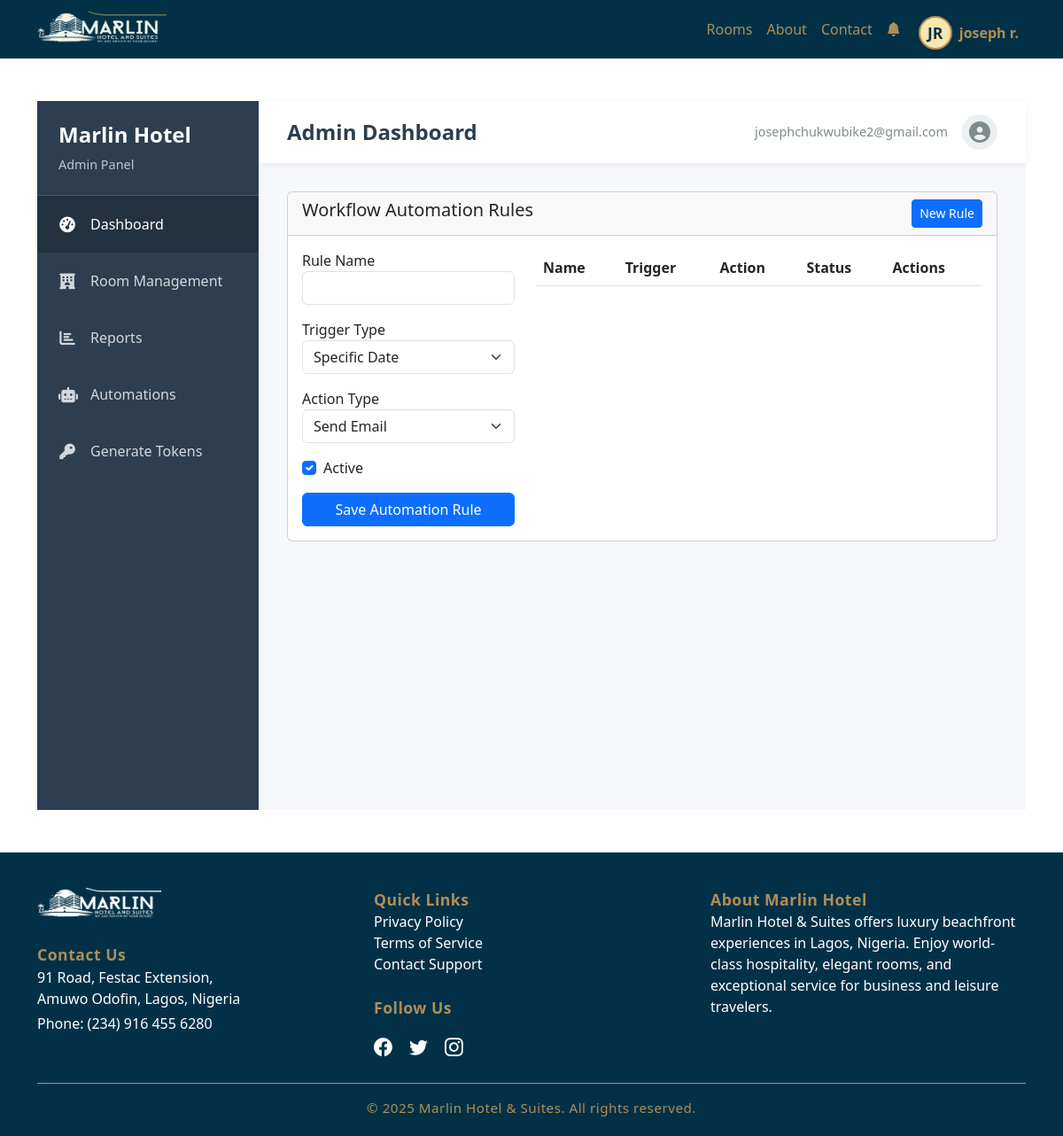
The app's page /automations (signed in) with its own data.
### models.py (models this page shows, shortened)
class User(db.Model, UserMixin):
    id = db.Column(db.Integer, primary_key=True)
    first_name = db.Column(db.String(64), nullable=False, unique=True)
    last_name = db.Column(db.String(64), nullable=False, unique=True)
    phone_number = db.Column(db.String(20), nullable=False)
    email = db.Column(db.String(120), nullable=False, unique=True)
    password = db.Column(db.String(256), nullable=False)
    last_login = db.Column(db.DateTime, default=datetime.now(timezone.utc))
    otp = db.Column(db.String(6), nullable=True)
    otp_expiry = db.Column(db.DateTime, nullable=True)
    created_at = db.Column(db.DateTime, default=datetime.utcnow)
    updated_at = db.Column(db.DateTime, default=datetime.utcnow, onupdate=datetime.utcnow)
    email_verified = db.Column(db.Boolean, default=False)
    status = db.Column(db.String(20), default='pending')
    approved_by = db.Column(db.Integer, db.ForeignKey('user.id'))
    is_main_admin = db.Column(db.Boolean, default=False)
    approved_by_user = db.relationship(
        'User',
        remote_side=[id],
        foreign_keys=[approved_by],
        uselist=False
    )
    roles = db.relationship('Role', secondary=user_roles, backref=db.backref('users', lazy='dynamic'))
    notifications = db.relationship('Notification', back_populates='user', lazy='dynamic')
    bookings = db.relationship('Booking', backref='user', lazy=True)
    reports = db.relationship('Report', backref='user', lazy='dynamic')
    feedbacks = db.relationship('Feedback', backref='user', lazy=True)
    reported_issues = db.relationship(
        'MaintenanceRequest',
        back_populates='reported_by',
        overlaps="reporter,reported_issues",
        foreign_keys='MaintenanceRequest.reported_by_id'
    )
    def has_role(self, role_name):
        return any(role.name == role_name for role in self.roles)
    def unread_notifications(self):
        return Notification.query.filter_by(
            user_id=self.id,
            is_read=False
        ).count()

### app.py (the view, shortened to what this page needs)
@app.route('/automations', methods=['GET', 'POST'])
@role_required(['super_admin'])
def automations():
    form = AutomationForm()
    rules = Automation.query.order_by(Automation.created_at.desc()).all()
    return render_template('automations/list.html', form=form, rules=rules)

### templates/automations/list.html (shortened to what this page needs)
{% extends "admin_base.html" %}
{% block admin_content %}
<div class="card">
    <div class="card-header d-flex justify-content-between">
        <h5>Workflow Automation Rules</h5>
        <a href="{{ url_for('automations') }}" class="btn btn-sm btn-primary">
            New Rule
        </a>
    </div>
    <div class="card-body">
        <div class="row">
            <div class="col-md-4">
                <form method="POST">
                    <div class="mb-3">
                        {{ form.name.label }}
                        {{ form.name(class="form-control") }}
                    </div>
                    <div class="mb-3">
                        {{ form.trigger_type.label }}
                        {{ form.trigger_type(class="form-select") }}
                    </div>
                    <div class="mb-3">
                        {{ form.action_type.label }}
                        {{ form.action_type(class="form-select") }}
                    </div>
                    <div class="mb-3 form-check">
                        {{ form.is_active(class="form-check-input") }}
                        {{ form.is_active.label(class="form-check-label") }}
                    </div>
                    <button type="submit" class="btn btn-primary w-100">
                        Save Automation Rule
                    </button>
                </form>
            </div>
            <div class="col-md-8">
                <table class="table">
                    <thead>
                        <tr>
                            <th>Name</th>
                            <th>Trigger</th>
                            <th>Action</th>
                            <th>Status</th>
                            <th>Actions</th>
                        </tr>
                    </thead>
                </table>
            </div>
        </div>
    </div>
</div>
{% endblock %}

### templates/admin_base.html (shortened to what this page needs)
{% extends "base.html" %}
{% block content %}
<div class="admin-container">
    <div class="admin-sidebar">
        <div class="sidebar-header">
            <h3>Marlin Hotel</h3>
            <p>Admin Panel</p>
        </div>
        <ul class="sidebar-menu">
            <li class="menu-item active">
                <a href="{{ url_for('admin_dashboard') }}">
                    <i class="fas fa-tachometer-alt"></i>
                    <span>Dashboard</span>
                </a>
            </li>
            <li class="menu-item">
                <a href="{{ url_for('admin_rooms') }}">
                    <i class="fas fa-hotel"></i>
                    <span>Room Management</span>
                </a>
            </li>
            <li class="menu-item">
                <a href="{{ url_for('reports') }}">
                    <i class="fas fa-chart-bar"></i>
                    <span>Reports</span>
                </a>
            </li>
            <li class="menu-item">
                <a href="{{ url_for('automations') }}">
                    <i class="fas fa-robot"></i>
                    <span>Automations</span>
                </a>
            </li>
            <li class="menu-item">
                <a href="{{ url_for('generate_reg_token') }}">
                    <i class="fas fa-key"></i>
                    <span>Generate Tokens</span>
                </a>
            </li>
        </ul>
    </div>
    <div class="admin-main">
        <div class="admin-header">
            <h1>{% block admin_title %}Admin Dashboard{% endblock %}</h1>
            <div class="user-info">
                <span>{{ current_user.email }}</span>
                <div class="user-avatar">
                    <i class="fas fa-user-circle"></i>
                </div>
            </div>
        </div>
        <div class="admin-content">
            {% block admin_content %}{% endblock %}
        </div>
    </div>
</div>
{% endblock %}

### templates/base.html (shortened to what this page needs)
<!DOCTYPE html>
<html lang="en">
<head>
    <link rel="stylesheet" href="https://cdnjs.cloudflare.com/ajax/libs/font-awesome/6.4.0/css/all.min.css">
    <link rel="stylesheet" href="https://cdn.jsdelivr.net/npm/bootstrap@5.3.0/dist/css/bootstrap.min.css">
    <link rel="stylesheet" href="https://cdn.jsdelivr.net/npm/bootstrap-icons@1.11.1/font/bootstrap-icons.css">
    <link rel="stylesheet" href="https://cdnjs.cloudflare.com/ajax/libs/font-awesome/5.15.3/css/all.min.css">
    <link rel="stylesheet" href="https://cdnjs.cloudflare.com/ajax/libs/font-awesome/6.4.0/css/all.min.css">
    <link href="https://cdn.jsdelivr.net/npm/bootstrap@5.3.0/dist/css/bootstrap.min.css" rel="stylesheet">
    <link rel="stylesheet" href="https://cdnjs.cloudflare.com/ajax/libs/font-awesome/6.4.0/css/all.min.css">
</head>
<body>
    <nav class="navbar navbar-expand-lg navbar-dark royal-blue-bg">
        <div class="container">
            <a class="navbar-brand" href="{{ url_for('home') }}">
                <img src="{{ url_for('static', filename='uploads/ftt.png') }}" alt="Marlin Hotel & Suites Logo" class="navbar-logo">
            </a>
            <div class="collapse navbar-collapse" id="navbarNav">
                <ul class="navbar-nav ms-auto align-items-center">
                    <li class="nav-item"><a class="nav-link metallic-gold" href="{{ url_for('rooms') }}">Rooms</a></li>
                    <li class="nav-item"><a class="nav-link metallic-gold" href="{{ url_for('about') }}">About</a></li>
                    <li class="nav-item"><a class="nav-link metallic-gold" href="{{ url_for('contact') }}">Contact</a></li>
                    {% if current_user.is_authenticated %}
                        <li class="nav-item position-relative">
                            <a class="nav-link metallic-gold" href="{{ url_for('all_notifications') }}">
                                <i class="bi bi-bell-fill me-1"></i>
                            </a>
                        </li>
                        <li class="nav-item dropdown">
                            <a class="nav-link user-dropdown-trigger dropdown-toggle d-flex align-items-center metallic-gold"
                               href="#" id="userDropdown" role="button" data-bs-toggle="dropdown" aria-expanded="false">
                                <span class="user-initials-circle me-2">
                                    {% set initials = (current_user.first_name[0] if current_user.first_name else '') ~ (current_user.last_name[0] if current_user.last_name else '') %}
                                    {{ initials.upper() }}
                                </span>
                                <span class="fw-bold">
                                    {{ current_user.first_name }}{% if current_user.last_name %} {{ current_user.last_name[0] }}.{% endif %}
                                </span>
                            </a>
                        </li>
                    {% else %}
                        <li class="nav-item"><a class="nav-link metallic-gold" href="{{ url_for('login') }}">Login</a></li>
                        <li class="nav-item"><a class="nav-link metallic-gold" href="{{ url_for('register') }}">Register</a></li>
                    {% endif %}
                </ul>
            </div>
        </div>
    </nav>
    <main class="container my-5">
        {% block content %}{% endblock %}
    </main>
    <footer class="royal-blue-bg">
        <div class="container">
            <div class="row align-items-start">
                <div class="col-md-4 mb-4 mb-md-0">
                    <img src="{{ url_for('static', filename='uploads/ftt.png') }}" alt="Marlin Hotel" class="footer-logo">
                    <div class="mt-2">
                        <span class="footer-title">Contact Us</span>
                        <p class="mb-1">91 Road, Festac Extension,<br>Amuwo Odofin, Lagos, Nigeria</p>
                        <p class="mb-0">Phone: <a href="tel:+2349164556280" class="footer-link">(234) 916 455 6280</a></p>
                    </div>
                </div>
                <div class="col-md-4 mb-4 mb-md-0">
                    <span class="footer-title">Quick Links</span>
                    <ul class="list-unstyled mb-2">
                        <li><a href="{{ url_for('privacy') }}" class="footer-link">Privacy Policy</a></li>
                        <li><a href="{{ url_for('terms') }}" class="footer-link">Terms of Service</a></li>
                        <li><a href="{{ url_for('contact') }}" class="footer-link">Contact Support</a></li>
                    </ul>
                    <span class="footer-title d-block mt-4">Follow Us</span>
                    <div class="footer-social">
                        <a href="https://www.facebook.com/profile.php?id=61577319268380" target="_blank" aria-label="Facebook"><i class="bi bi-facebook"></i></a>
                        <a href="https://x.com/marlinhotel007" target="_blank" aria-label="X"><i class="bi bi-twitter"></i></a>
                        <a href="https://www.instagram.com/marlinhotel007/" target="_blank" aria-label="Instagram"><i class="bi bi-instagram"></i></a>
                    </div>
                </div>
                <div class="col-md-4 mb-4 mb-md-0">
                    <span class="footer-title">About Marlin Hotel</span>
                    <p class="mb-2">
                        Marlin Hotel & Suites offers luxury beachfront experiences in Lagos, Nigeria. Enjoy world-class hospitality, elegant rooms, and exceptional service for business and leisure travelers.
                    </p>
                </div>
            </div>
            <div class="footer-bottom mt-4">
                &copy; 2025 Marlin Hotel & Suites. All rights reserved.
            </div>
        </div>
    </footer>
    <link rel="stylesheet" href="https://cdn.jsdelivr.net/npm/flatpickr/dist/flatpickr.min.css">
</body>
</html>

### records on screen
User: first_name "joseph", last_name "r", email "josephchukwubike2@gmail.com"

### other values on screen
{{ initials.upper() }} "JR"
